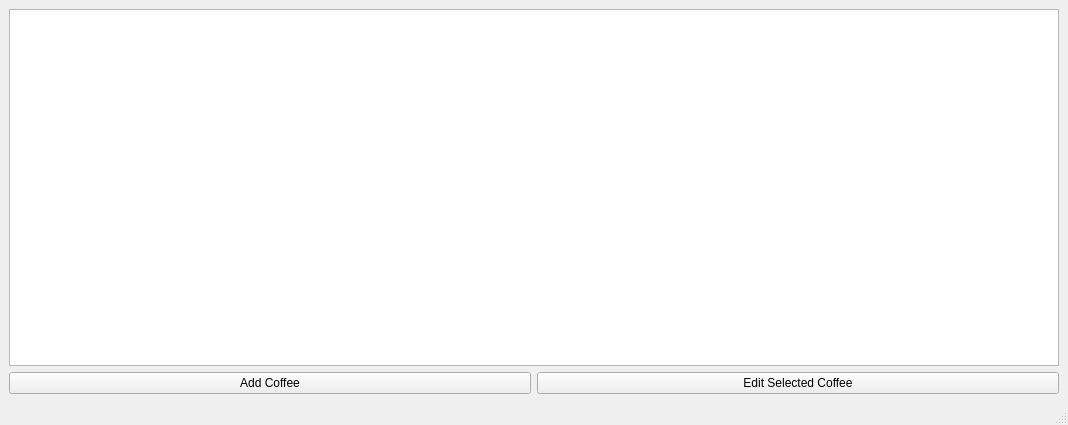
<?xml version="1.0" encoding="UTF-8"?>
<ui version="4.0">
 <class>MainWindow</class>
 <widget class="QMainWindow" name="MainWindow">
  <property name="geometry">
   <rect>
    <x>0</x>
    <y>0</y>
    <width>1068</width>
    <height>425</height>
   </rect>
  </property>
  <property name="windowTitle">
   <string>MainWindow</string>
  </property>
  <widget class="QWidget" name="centralwidget">
   <layout class="QVBoxLayout" name="verticalLayout">
    <item>
     <widget class="QTableWidget" name="tableWidget">
      <property name="geometry">
       <rect>
        <x>20</x>
        <y>15</y>
        <width>1036</width>
        <height>331</height>
       </rect>
      </property>
     </widget>
    </item>
    <item>
     <layout class="QHBoxLayout" name="horizontalLayout">
      <item>
       <widget class="QPushButton" name="addButton">
        <property name="text">
         <string>Add Coffee</string>
        </property>
       </widget>
      </item>
      <item>
       <widget class="QPushButton" name="editButton">
        <property name="text">
         <string>Edit Selected Coffee</string>
        </property>
       </widget>
      </item>
     </layout>
    </item>
   </layout>
  </widget>
  <widget class="QStatusBar" name="statusbar"/>
 </widget>
 <resources/>
 <connections/>
</ui>
